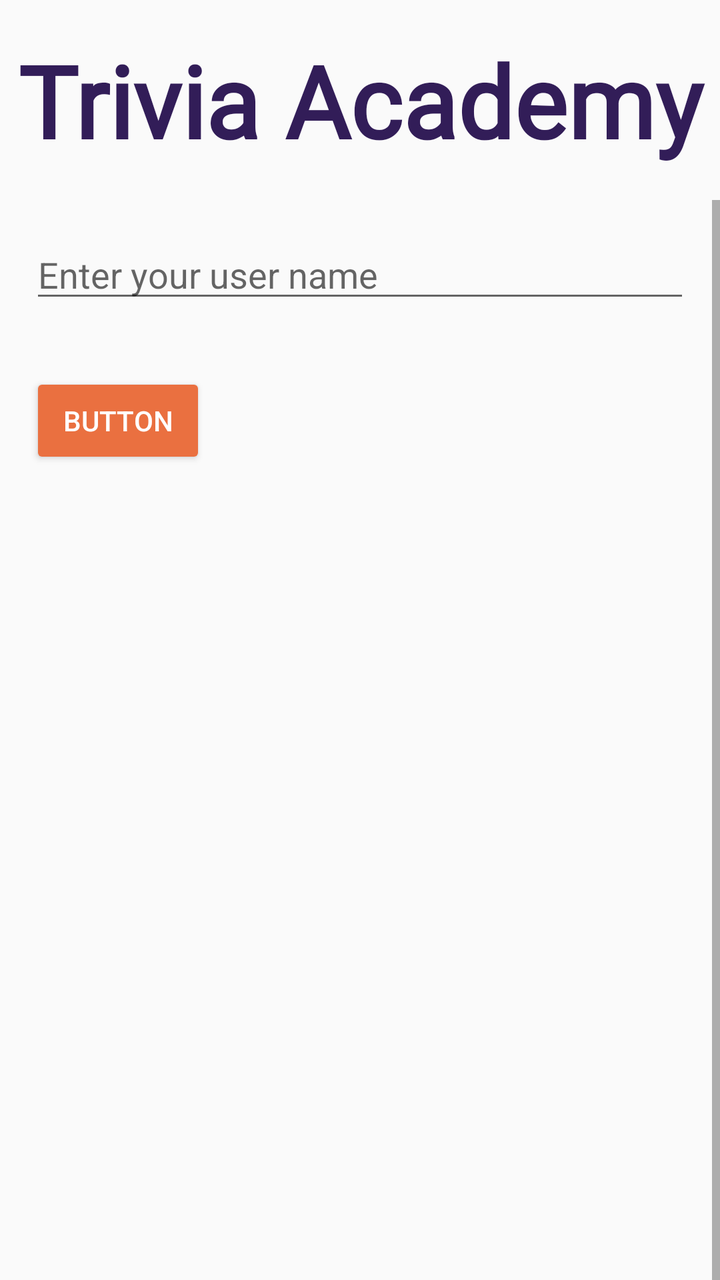
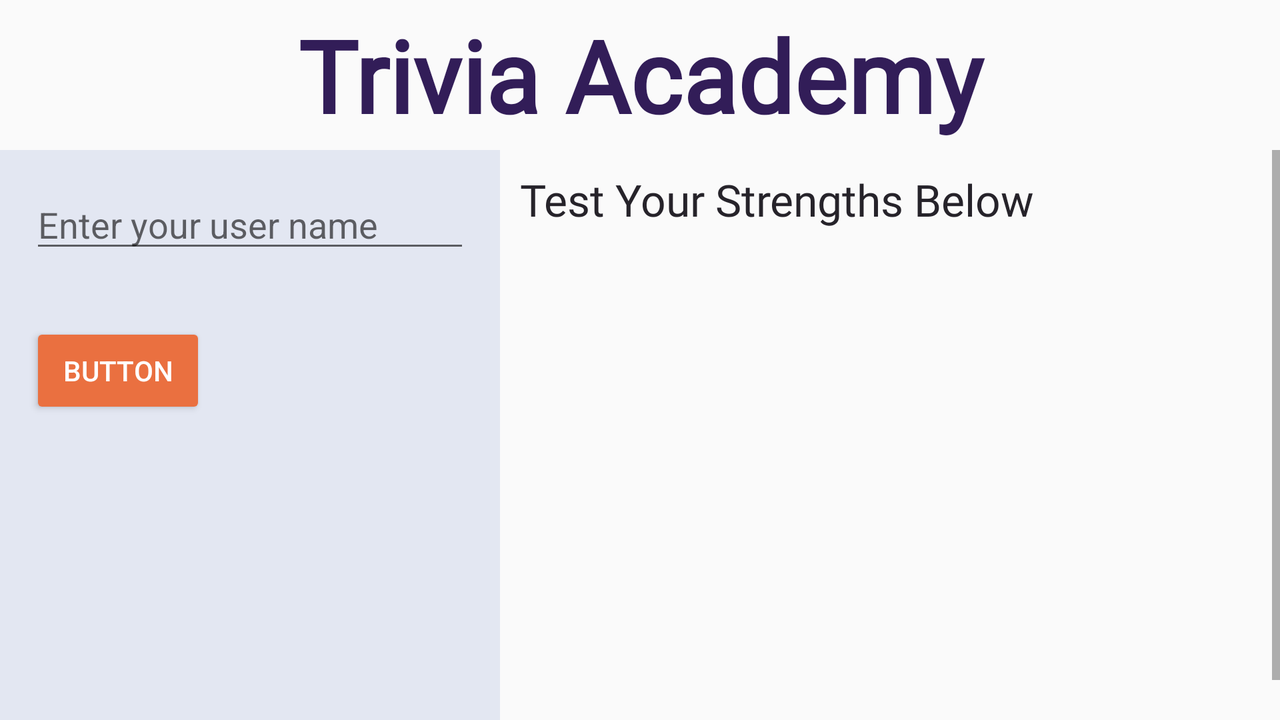

First picture: res/layout/ on a phone held upright. Second picture: the repository's own variant of that layout, on a device whose configuration matches the variant's folder. Source for both follows.
<!-- AndroidManifest.xml: application theme AppTheme -->
<!-- res/layout/activity_main.xml -->
<?xml version="1.0" encoding="utf-8"?>
<android.support.constraint.ConstraintLayout xmlns:android="http://schemas.android.com/apk/res/android"
    xmlns:app="http://schemas.android.com/apk/res-auto"
    xmlns:tools="http://schemas.android.com/tools"
    android:layout_width="match_parent"
    android:layout_height="match_parent"
    tools:context=".controller.MainActivity">

    <TextView
        android:id="@+id/activitity_main_header"
        style="@style/AppTheme.Header1"
        android:layout_width="match_parent"
        android:layout_height="100dp"
        android:background="@drawable/banner"
        android:gravity="center"
        android:text="Trivia Academy"
        app:layout_constraintLeft_toLeftOf="parent"
        app:layout_constraintRight_toRightOf="parent"
        app:layout_constraintTop_toTopOf="parent" />

    <ScrollView
        android:layout_width="match_parent"
        android:layout_height="wrap_content"
        app:layout_constraintTop_toBottomOf="@+id/activitity_main_header">

        <LinearLayout
            android:layout_width="match_parent"
            android:layout_height="wrap_content"
            android:orientation="vertical">

            <EditText
                android:id="@+id/activity_main_name_input"
                android:layout_width="match_parent"
                android:layout_height="wrap_content"
                android:layout_margin="15dp"
                android:hint="Enter your user name"
                app:layout_constraintEnd_toEndOf="parent"
                app:layout_constraintStart_toStartOf="parent"
                app:layout_constraintTop_toBottomOf="@+id/activitity_main_header"
                tools:layout_editor_absoluteY="356dp"></EditText>

            <Button
                android:id="@+id/activity_main_button_new_game"
                style="@style/AppTheme.Button"
                android:layout_width="wrap_content"
                android:layout_height="wrap_content"
                android:layout_margin="15dp"
                android:onClick="onClickPlay"
                android:text="Button"
                app:layout_constraintEnd_toEndOf="parent"
                app:layout_constraintStart_toStartOf="parent"
                app:layout_constraintTop_toBottomOf="@+id/activity_main_name_input" />


            <LinearLayout xmlns:android="http://schemas.android.com/apk/res/android"
                xmlns:tools="http://schemas.android.com/tools"
                android:id="@+id/trivia_fragment_container"
                android:layout_width="match_parent"
                android:layout_height="220dp"
                android:orientation="horizontal"
                tools:context="com.agodevs.vrcamera.MainActivity">

            </LinearLayout>

            <LinearLayout xmlns:android="http://schemas.android.com/apk/res/android"
                xmlns:tools="http://schemas.android.com/tools"
                android:id="@+id/trivia_fragment_containerB"
                android:layout_width="match_parent"
                android:layout_height="220dp"
                android:orientation="horizontal"
                tools:context="com.agodevs.vrcamera.MainActivity">

            </LinearLayout>

            <TextView
                android:id="@+id/main_text"
                android:layout_width="match_parent"
                android:layout_height="100dp"
                android:layout_marginBottom="8dp"
                android:text="TextView"
                app:layout_constraintBottom_toBottomOf="parent"
                app:layout_constraintEnd_toEndOf="parent"
                app:layout_constraintStart_toStartOf="parent"
                app:layout_constraintTop_toBottomOf="@+id/trivia_fragment_container" />
        </LinearLayout>
    </ScrollView>

</android.support.constraint.ConstraintLayout>
<!-- resources referenced by this layout -->
<resources>
  <style name="AppTheme.Button" parent="Widget.AppCompat.Button.Colored">
          <item name="colorButtonNormal">@color/colorPrimary</item>
          <item name="android:textColor">@color/white</item>
          <item name="android:layout_margin">30dp</item>
          <item name="android:layout_width">wrap_content</item>
          <item name="android:layout_height">wrap_content</item>
      </style>
  <style name="AppTheme.Header1" parent="TextAppearance.AppCompat.Headline">
          <item name="android:fontFamily">@font/oswald_medium</item>
          <item name="android:textColor">@color/colorPrimaryDark</item>
          <item name="android:textStyle">bold</item>
          <item name="android:textSize">50sp</item>
      </style>
  <style name="AppTheme" parent="Theme.AppCompat.Light.DarkActionBar">
          
          <item name="colorPrimary">@color/colorPrimary</item>
          <item name="colorPrimaryDark">@color/colorPrimaryDark</item>
          <item name="colorAccent">@color/colorAccent</item>
      </style>
  <color name="colorPrimary">#45859e</color>
  <color name="white">#ffffff</color>
  <color name="colorPrimaryDark">#321d58</color>
  <color name="colorAccent">#ea7040</color>
</resources>
<!-- res/layout-land/activity_main.xml (the repository's variant of the layout above) -->
<!-- drawn on the phone turned sideways -->
<?xml version="1.0" encoding="utf-8"?>
<android.support.constraint.ConstraintLayout xmlns:android="http://schemas.android.com/apk/res/android"
    xmlns:app="http://schemas.android.com/apk/res-auto"
    xmlns:tools="http://schemas.android.com/tools"
    android:layout_width="match_parent"
    android:layout_height="match_parent"
    tools:context=".controller.MainActivity">

    <TextView
        android:id="@+id/activitity_main_header"
        style="@style/AppTheme.Header1"
        android:layout_width="match_parent"
        android:layout_height="75dp"
        android:background="@drawable/banner"
        android:gravity="center"
        android:text="Trivia Academy"
        app:layout_constraintLeft_toLeftOf="parent"
        app:layout_constraintRight_toRightOf="parent"
        app:layout_constraintTop_toTopOf="parent" />

    <ScrollView
        android:layout_width="match_parent"
        android:layout_height="wrap_content"
        app:layout_constraintTop_toBottomOf="@+id/activitity_main_header">

        <LinearLayout
            android:layout_width="fill_parent"
            android:layout_height="wrap_content"
            android:orientation="horizontal">

            <LinearLayout
                android:id="@+id/activity_main_side_bar"
                android:layout_width="250dp"
                android:layout_height="fill_parent"
                android:background="@color/backgroundLight"
                android:orientation="vertical">

                <EditText
                    android:id="@+id/activity_main_name_input"
                    android:layout_width="match_parent"
                    android:layout_height="wrap_content"
                    android:layout_margin="15dp"
                    android:hint="Enter your user name"
                    app:layout_constraintEnd_toEndOf="parent"
                    app:layout_constraintStart_toStartOf="parent"
                    app:layout_constraintTop_toBottomOf="@+id/activitity_main_header"
                    tools:layout_editor_absoluteY="356dp"></EditText>

                <Button
                    android:id="@+id/activity_main_button_new_game"
                    style="@style/AppTheme.Button"
                    android:layout_width="wrap_content"
                    android:layout_height="wrap_content"
                    android:layout_margin="15dp"
                    android:onClick="onClickPlay"
                    android:text="Button"
                    app:layout_constraintEnd_toEndOf="parent"
                    app:layout_constraintStart_toStartOf="parent"
                    app:layout_constraintTop_toBottomOf="@+id/activity_main_name_input" />
            </LinearLayout>



            <LinearLayout xmlns:android="http://schemas.android.com/apk/res/android"
                xmlns:tools="http://schemas.android.com/tools"
                android:layout_width="match_parent"
                android:layout_height="match_parent"
                android:orientation="vertical"
                android:id="@+id/trivia_body"
                tools:context="com.agodevs.vrcamera.MainActivity" >

                <TextView
                    android:id="@+id/main_subtitle"
                    android:layout_width="match_parent"
                    android:layout_height="wrap_content"
                    android:layout_margin="10dp"
                    style="@style/AppTheme.Header2"
                    android:text="Test Your Strengths Below"/>



                <LinearLayout xmlns:android="http://schemas.android.com/apk/res/android"
                    xmlns:tools="http://schemas.android.com/tools"
                    android:layout_width="match_parent"
                    android:layout_height="220dp"
                    android:orientation="horizontal"
                    android:weightSum="1.0"
                    android:id="@+id/trivia_fragment_container"
                    tools:context="com.agodevs.vrcamera.MainActivity" >
                </LinearLayout>


                <LinearLayout xmlns:android="http://schemas.android.com/apk/res/android"
                    xmlns:tools="http://schemas.android.com/tools"
                    android:layout_width="match_parent"
                    android:layout_height="220dp"
                    android:orientation="horizontal"
                    android:weightSum="1.0"
                    android:id="@+id/trivia_fragment_containerB"
                    tools:context="com.agodevs.vrcamera.MainActivity" >
                </LinearLayout>



            </LinearLayout>
        </LinearLayout>
    </ScrollView>

</android.support.constraint.ConstraintLayout>
<!-- resources referenced by the variant -->
<!-- as the phone turned sideways resolves them -->
<resources>
  <color name="backgroundLight">#e3e7f2</color>
  <style name="AppTheme.Button" parent="Widget.AppCompat.Button.Colored">
          <item name="colorButtonNormal">@color/colorPrimary</item>
          <item name="android:textColor">@color/white</item>
          <item name="android:layout_margin">30dp</item>
          <item name="android:layout_width">wrap_content</item>
          <item name="android:layout_height">wrap_content</item>
      </style>
  <style name="AppTheme.Header1" parent="TextAppearance.AppCompat.Headline">
          <item name="android:fontFamily">@font/oswald_medium</item>
          <item name="android:textColor">@color/colorPrimaryDark</item>
          <item name="android:textStyle">bold</item>
          <item name="android:textSize">50sp</item>
      </style>
  <style name="AppTheme.Header2" parent="TextAppearance.AppCompat.Headline">
          <item name="android:fontFamily">@font/oswald_light</item>
          <item name="android:textColor">@color/charcoal</item>
          <item name="android:textSize">22sp</item>
      </style>
  <style name="AppTheme" parent="Theme.AppCompat.Light.DarkActionBar">
          
          <item name="colorPrimary">@color/colorPrimary</item>
          <item name="colorPrimaryDark">@color/colorPrimaryDark</item>
          <item name="colorAccent">@color/colorAccent</item>
      </style>
  <color name="colorPrimary">#45859e</color>
  <color name="white">#ffffff</color>
  <color name="colorPrimaryDark">#321d58</color>
  <color name="charcoal">#26232A</color>
  <color name="colorAccent">#ea7040</color>
</resources>
